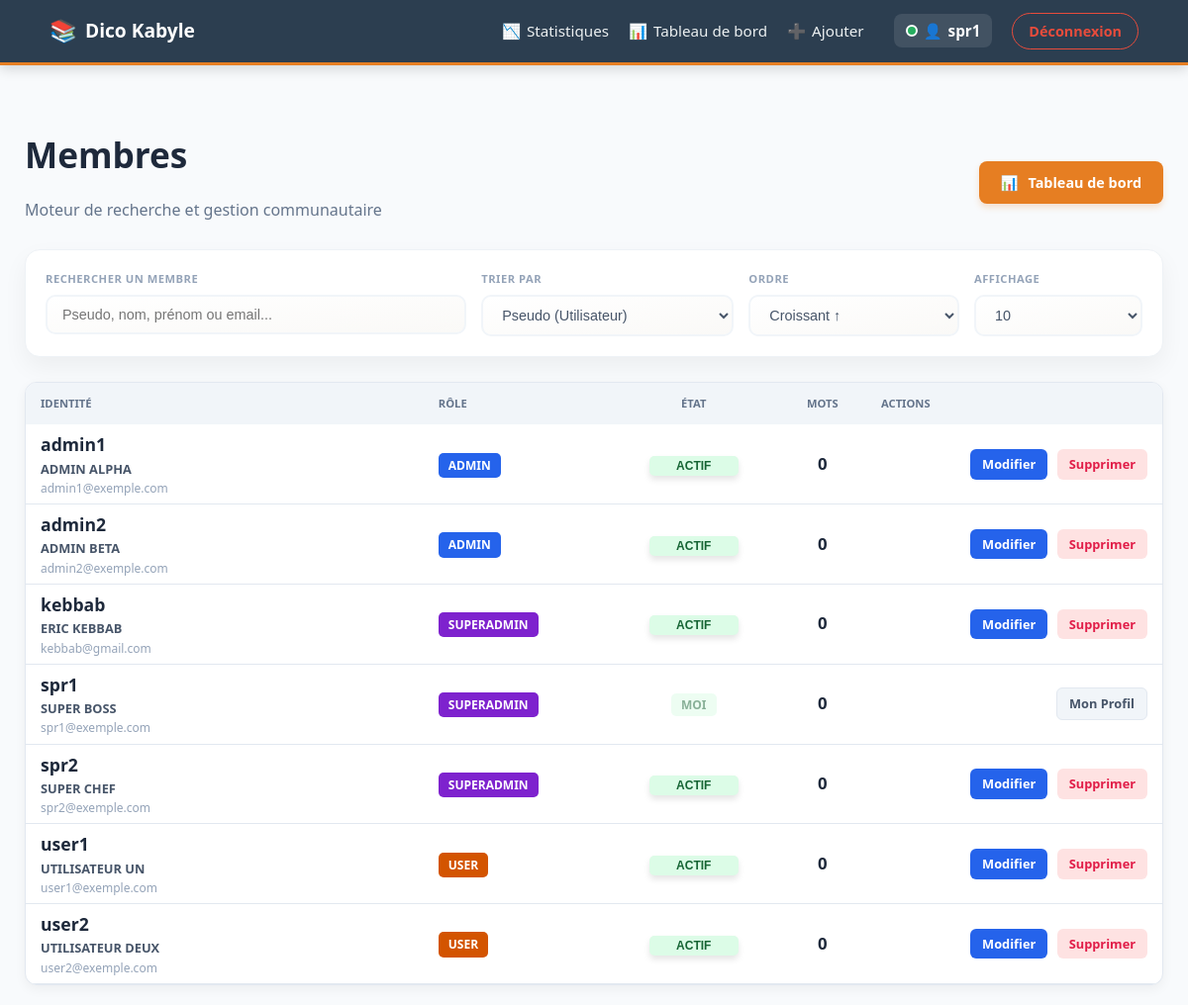
Page /manage_users.php (signed in) on the earlier database version.
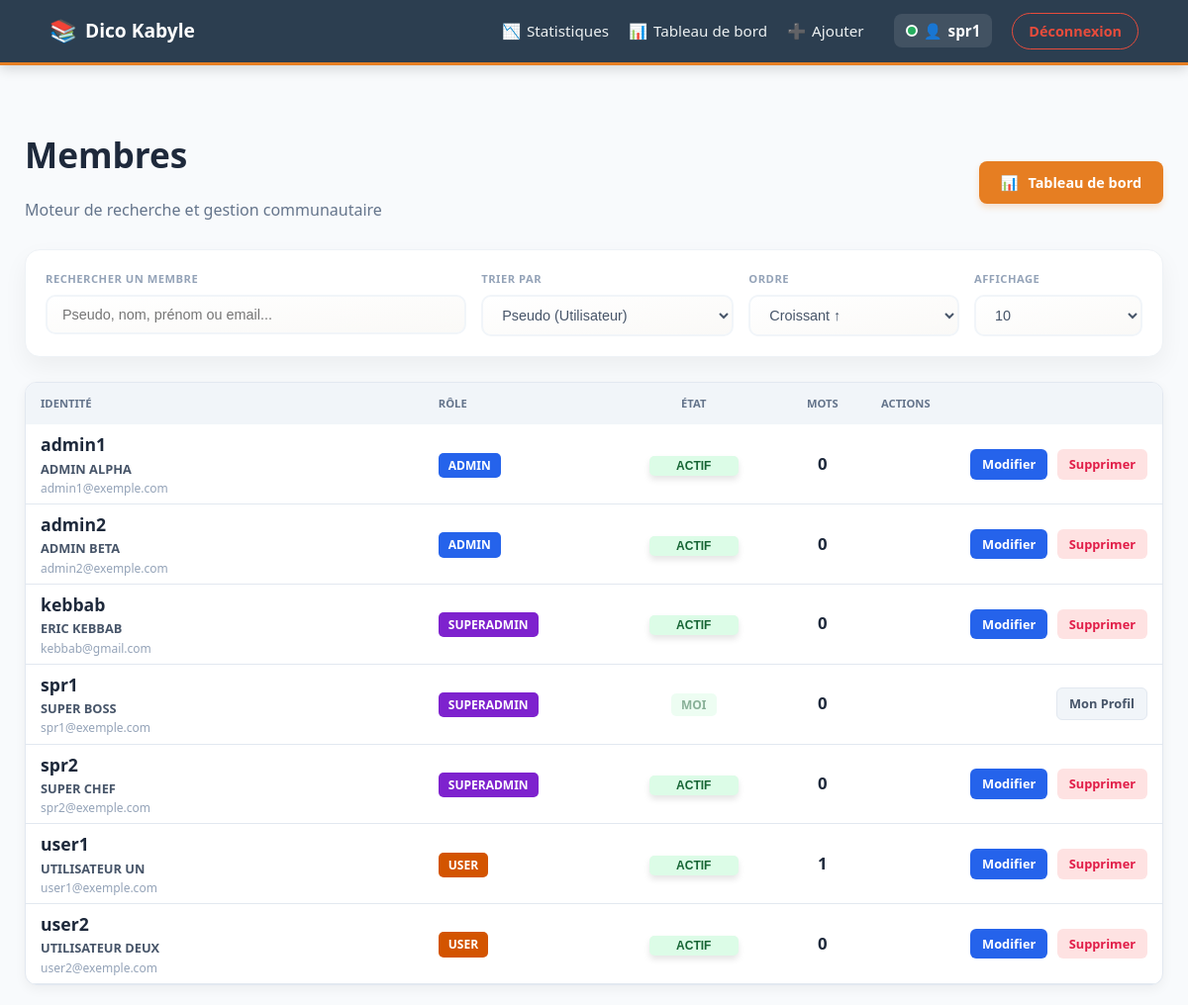
Same page on the later database version.
### tables this page shows
CREATE TABLE users (id INTEGER PRIMARY KEY AUTOINCREMENT, username TEXT NOT NULL UNIQUE, password TEXT NOT NULL, role TEXT NOT NULL DEFAULT 'user', prenom TEXT, nom TEXT, email TEXT UNIQUE, created_at DATETIME, updated_at DATETIME, last_seen DATETIME, is_active INTEGER DEFAULT 0);

### src/Auth.php (called while the page is built, shortened)
<?php
class Auth {
    public static function getUserId() {
        return $_SESSION['user_id'] ?? null;
    }
}

### public/manage_users.php (the view, shortened to what the changed rows need)
<?php
require_once __DIR__ . '/../src/Auth.php';
$engine = new RhymeEngine();
$db = $engine->getPDO();
$sort   = $_GET['sort'] ?? 'username';
$order  = (isset($_GET['order']) && strtoupper($_GET['order']) === 'DESC') ? 'DESC' : 'ASC';
$limit  = $_GET['limit'] ?? '10';
$queryStr = "SELECT u.*, (SELECT COUNT(*) FROM rimes WHERE auteur_id = u.id) as total_rimes FROM users u WHERE 1=1";
$sqlParams = [];
$queryStr .= " ORDER BY $sort $order";
if ($limit !== 'all') {
    $queryStr .= " LIMIT " . (int)$limit;
}
$stmt = $db->prepare($queryStr);
$stmt->execute($sqlParams);
$users = $stmt->fetchAll(PDO::FETCH_ASSOC);
?>
<!DOCTYPE html>
<html lang="fr">
<head>
    <link rel="stylesheet" href="css/style.css">
</head>
<body>
    <div class="container" style="max-width: 1150px;">
        <header class="admin-header">
            <div>
                <h1 style="font-weight: 900; color: #1e293b; font-size: 2.2rem; margin:0;">Membres</h1>
            </div>
        </header>
        <div class="table-wrapper">
            <table class="styled-table">
                <thead>
                    <tr>
                        <th style="width: 35%;">Identité</th>
                        <th>Rôle</th>
                        <th style="text-align: center;">État</th>
                        <th style="text-align: center;">Mots</th>
                        <th class="actions-cell">Actions</th>
                    </tr>
                </thead>
                <tbody>
                    <?php if (empty($users)): ?>
                        <tr><td colspan="5" style="text-align:center; padding: 30px; color:#94a3b8;">Aucun membre ne correspond à vos critères.</td></tr>
                    <?php else: ?>
                        <?php foreach ($users as $u):
                            $isMe = ($u['id'] == Auth::getUserId());
                            $roleClass = 'role-' . strtolower($u['role']);
                        ?>
                        <tr>
                            <td>
                                <div style="font-weight: 900; color: #1e293b; font-size: 1.1rem;"><?= htmlspecialchars($u['username']) ?></div>
                                <div style="font-size: 0.8rem; color: #475569; font-weight: 700; text-transform: uppercase;">
                                    <?= htmlspecialchars($u['prenom'] . ' ' . $u['nom']) ?>
                                </div>
                                <div style="font-size: 0.75rem; color: #94a3b8;"><?= htmlspecialchars($u['email']) ?></div>
                            </td>
                            <td><span class="role-badge <?= $roleClass ?>"><?= $u['role'] ?></span></td>
                            <td style="text-align: center;">
                                <?php if (!$isMe): ?>
                                    <button class="status-toggle <?= ($u['is_active'] == 1) ? 'status-on' : 'status-off' ?>"
                                            onclick="openModal('toggle', '<?= $u['id'] ?>', '<?= htmlspecialchars($u['username']) ?>', <?= $u['is_active'] ?>)">
                                        <?= ($u['is_active'] == 1) ? 'ACTIF' : 'SUSPENDU' ?>
                                    </button>
                                <?php else: ?>
                                    <span class="status-toggle status-on" style="opacity: 0.5; cursor: default;">MOI</span>
                                <?php endif; ?>
                            </td>
                            <td style="text-align: center; font-weight: 900;"><?= $u['total_rimes'] ?></td>
                            <td class="actions-cell">
                                <?php if (!$isMe): ?>
                                    <a href="javascript:void(0)" class="btn-action btn-edit" onclick="openModal('edit', '<?= $u['id'] ?>', '<?= htmlspecialchars($u['username']) ?>')">Modifier</a>
                                    <a href="javascript:void(0)" class="btn-action btn-delete" onclick="openModal('delete', '<?= $u['id'] ?>', '<?= htmlspecialchars($u['username']) ?>')">Supprimer</a>
                                <?php else: ?>
                                    <a href="profile.php" class="btn-action btn-me">Mon Profil</a>
                                <?php endif; ?>
                            </td>
                        </tr>
                        <?php endforeach; ?>
                    <?php endif; ?>
                </tbody>
            </table>
        </div>
    </div>
</body>
</html>

Differences in the rows shown:
changed users "user1": total_rimes "0" → "1"
